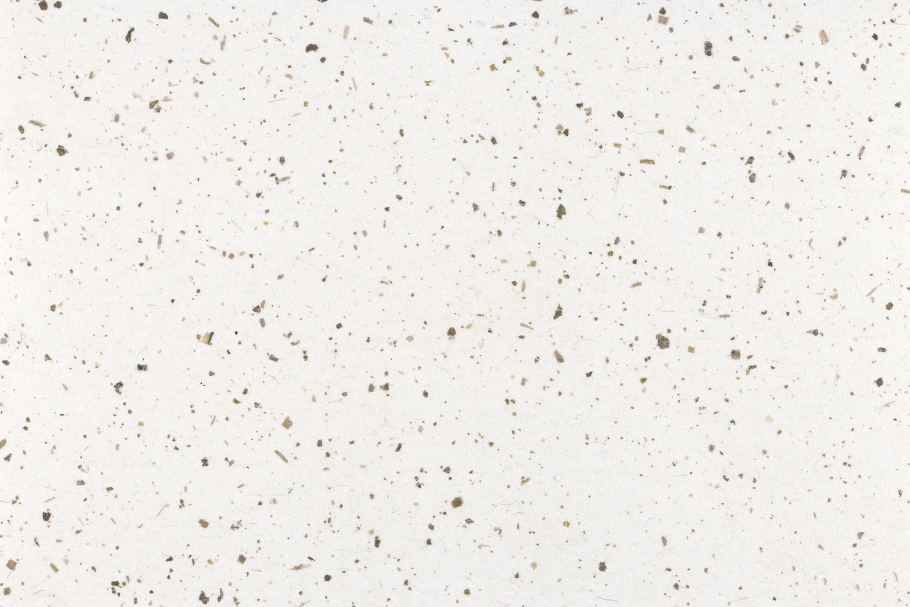
#> input picture SynthTiger/resources/image/01-Decorative-Paper-Texture.jpg, 1820 x 1214 px (shown at 1/2 size); its folder holds only this picture in this run
$ python -i template.py   (imports and definitions only)
#> lines starting #> are read from the running program, lines starting #| are printed output that depends on the picture; after the words box and inside, x2 and y2 are one past the last pixel; in counts of white or black regions, pixels touching at a corner belong together
"""
SynthTIGER
Copyright (c) 2021-present NAVER Corp.
MIT license
"""

import os

import shutil


import cv2
import numpy as np
from PIL import Image

from synthtiger import components, layers, templates, utils

BLEND_MODES = [
    "normal",
    "multiply",
    "screen",
    "overlay",
    "hard_light",
    "soft_light",
    "dodge",
    "divide",
    "addition",
    "difference",
    "darken_only",
    "lighten_only",
]


class SynthTiger(templates.Template):
    # [295 lines left out: functions __init__, generate, init_save, save, end_save, _generate_color and 6 more, not called in this run]


def _create_poly_mask(image, pad=0):
#> called with pad = 0
    height, width = image.shape[:2]
#> height = 1214; width = 1820
    alpha = image[..., 3].astype(np.uint8)
#> alpha = 1214 values, max 255 at index 357, min 72 at index 826, mean 240.8
    mask = np.zeros((height, width), dtype=np.float32)

    cts, _ = cv2.findContours(alpha, cv2.RETR_EXTERNAL, cv2.CHAIN_APPROX_SIMPLE)
#> cts = [[[0, 0], [0, 1213]]]
    cts = sorted(cts, key=lambda ct: sum(cv2.boundingRect(ct)[:2]))

    if len(cts) == 1:
        hull = cv2.convexHull(cts[0])
#> hull = [[0, 1213], [0, 0]]
        cv2.fillConvexPoly(mask, hull, 255)
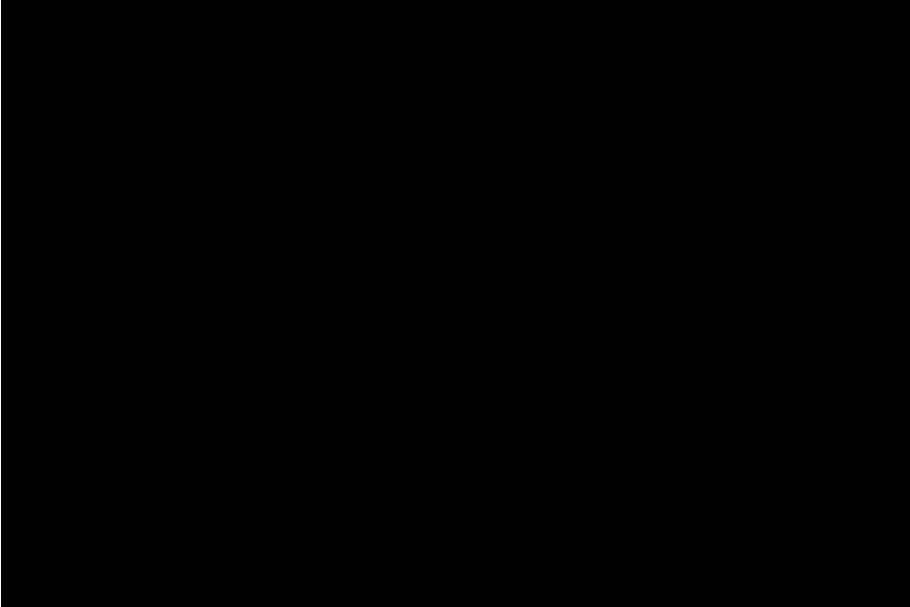
#> mask: shape (1214, 1820) float32 (shown at 1/2 size); 0.05% white in thin lines or dots, all inside (x1, y1, x2, y2) = (0, 0, 1, 1214)

    for idx in range(len(cts) - 1):
        pts = np.concatenate((cts[idx], cts[idx + 1]), axis=0)
        hull = cv2.convexHull(pts)
        cv2.fillConvexPoly(mask, hull, 255)
#> this loop made 0 passes

#> (the run stopped early here; a loop or call above may not have finished)

$ run again, on SynthTiger/resources/image/03-Decorative-Paper-Texture.jpg
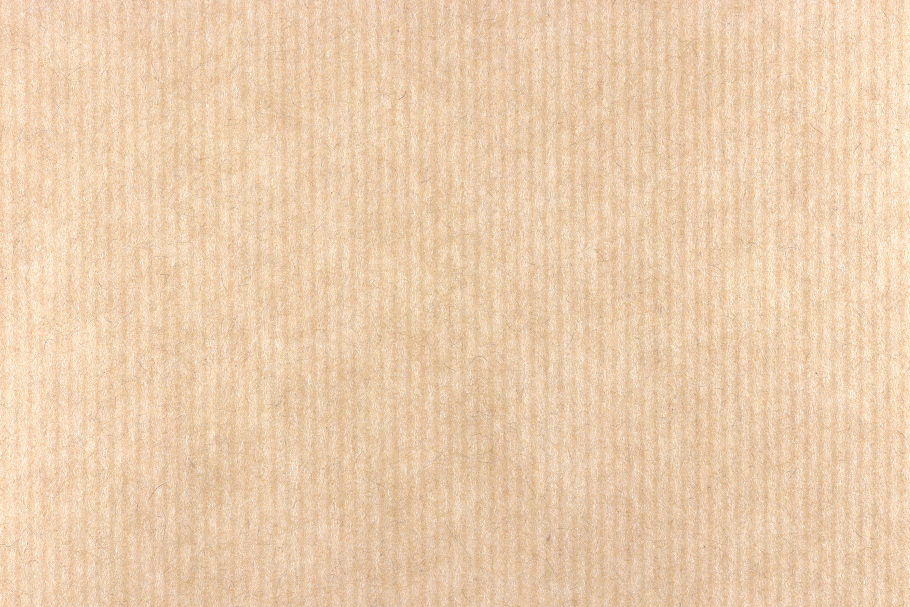
#> input picture SynthTiger/resources/image/03-Decorative-Paper-Texture.jpg, 1820 x 1214 px (shown at 1/2 size)
#> `picture = cv2.imread('../../resources/image/01-Decorative-Paper-Textur..`:
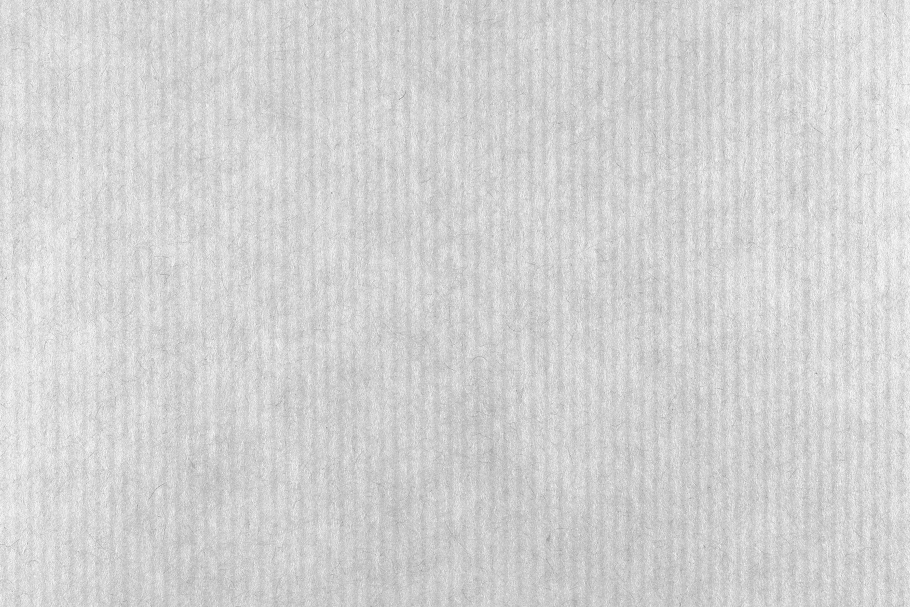
#> picture: shape (1214, 1820) (shown at 1/2 size); min 85, max 255, mean 210.8
#> alpha = 1214 values, max 252 at index 1014, min 168 at index 809, mean 217
#> cts = [[[0, 0], [0, 1213]]]
#> hull = [[0, 1213], [0, 0]]
#> mask: shape (1214, 1820) float32; 0.05% white in thin lines or dots, all inside (x1, y1, x2, y2) = (0, 0, 1, 1214)

$ run again, on SynthTiger/resources/image/07-Decorative-Paper-Texture.jpg
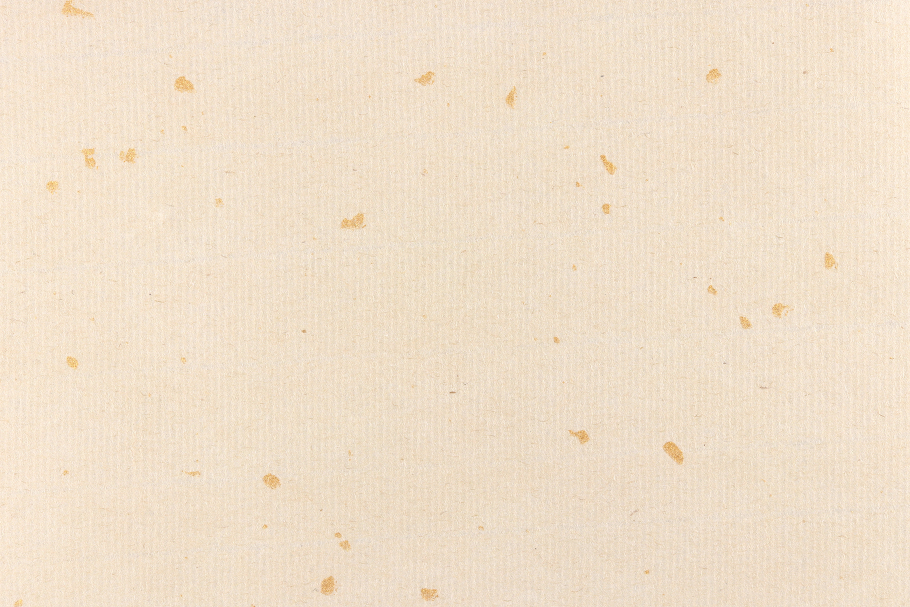
#> input picture SynthTiger/resources/image/07-Decorative-Paper-Texture.jpg, 1820 x 1214 px (shown at 1/2 size)
#> `picture = cv2.imread('../../resources/image/01-Decorative-Paper-Textur..`:
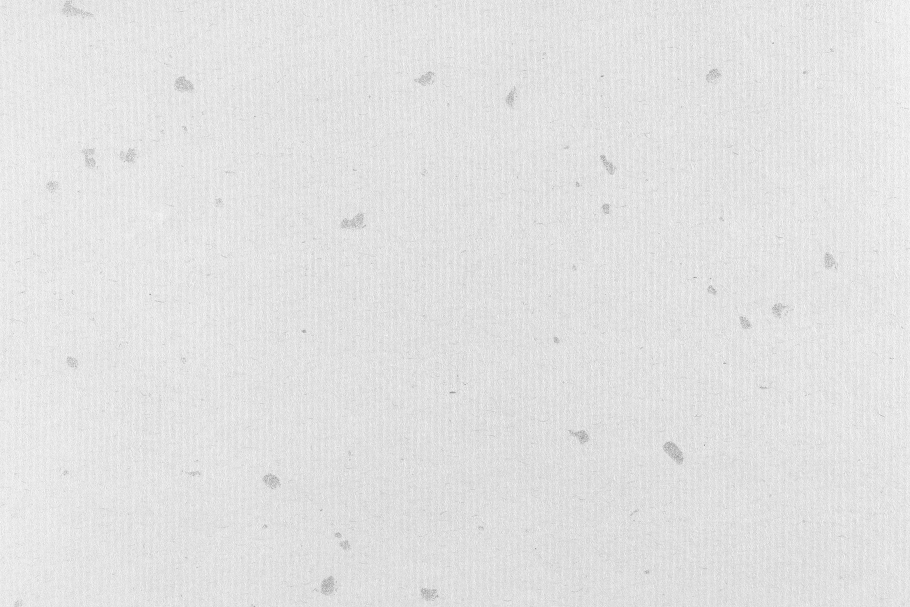
#> picture: shape (1214, 1820) (shown at 1/2 size); min 77, max 255, mean 226.1
#> alpha = 1214 values, max 253 at index 487, min 187 at index 1118, mean 232.1
#> cts = [[[0, 0], [0, 1213]]]
#> hull = [[0, 1213], [0, 0]]
#> mask: shape (1214, 1820) float32; 0.05% white in thin lines or dots, all inside (x1, y1, x2, y2) = (0, 0, 1, 1214)
